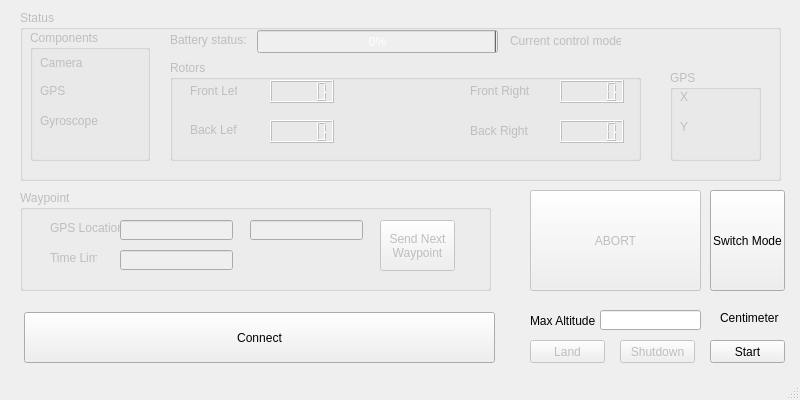
<?xml version="1.0" encoding="UTF-8"?>
<ui version="4.0">
 <class>QuadCopterWindow</class>
 <widget class="QMainWindow" name="QuadCopterWindow">
  <property name="geometry">
   <rect>
    <x>0</x>
    <y>0</y>
    <width>800</width>
    <height>400</height>
   </rect>
  </property>
  <property name="minimumSize">
   <size>
    <width>800</width>
    <height>400</height>
   </size>
  </property>
  <property name="maximumSize">
   <size>
    <width>800</width>
    <height>400</height>
   </size>
  </property>
  <property name="windowTitle">
   <string>Quadcopter</string>
  </property>
  <widget class="QWidget" name="centralwidget">
   <widget class="QGroupBox" name="StatusBox">
    <property name="enabled">
     <bool>false</bool>
    </property>
    <property name="geometry">
     <rect>
      <x>20</x>
      <y>10</y>
      <width>761</width>
      <height>171</height>
     </rect>
    </property>
    <property name="title">
     <string>Status</string>
    </property>
    <widget class="QGroupBox" name="ComponentBox">
     <property name="geometry">
      <rect>
       <x>10</x>
       <y>20</y>
       <width>120</width>
       <height>131</height>
      </rect>
     </property>
     <property name="title">
      <string>Components</string>
     </property>
     <widget class="QLabel" name="CameraText">
      <property name="geometry">
       <rect>
        <x>10</x>
        <y>22</y>
        <width>47</width>
        <height>21</height>
       </rect>
      </property>
      <property name="text">
       <string>Camera</string>
      </property>
     </widget>
     <widget class="QLabel" name="GPSText">
      <property name="geometry">
       <rect>
        <x>10</x>
        <y>50</y>
        <width>47</width>
        <height>21</height>
       </rect>
      </property>
      <property name="text">
       <string>GPS</string>
      </property>
     </widget>
     <widget class="QLabel" name="GyroscopeText">
      <property name="geometry">
       <rect>
        <x>10</x>
        <y>80</y>
        <width>61</width>
        <height>21</height>
       </rect>
      </property>
      <property name="text">
       <string>Gyroscope</string>
      </property>
     </widget>
    </widget>
    <widget class="QGroupBox" name="RotorsBox">
     <property name="geometry">
      <rect>
       <x>150</x>
       <y>50</y>
       <width>471</width>
       <height>101</height>
      </rect>
     </property>
     <property name="title">
      <string>Rotors</string>
     </property>
     <widget class="QLabel" name="label">
      <property name="geometry">
       <rect>
        <x>20</x>
        <y>20</y>
        <width>47</width>
        <height>21</height>
       </rect>
      </property>
      <property name="text">
       <string>Front Left</string>
      </property>
     </widget>
     <widget class="QLabel" name="label_2">
      <property name="geometry">
       <rect>
        <x>20</x>
        <y>60</y>
        <width>47</width>
        <height>20</height>
       </rect>
      </property>
      <property name="text">
       <string>Back Left</string>
      </property>
     </widget>
     <widget class="QLabel" name="label_3">
      <property name="geometry">
       <rect>
        <x>300</x>
        <y>20</y>
        <width>61</width>
        <height>21</height>
       </rect>
      </property>
      <property name="text">
       <string>Front Right</string>
      </property>
     </widget>
     <widget class="QLabel" name="label_4">
      <property name="geometry">
       <rect>
        <x>300</x>
        <y>60</y>
        <width>61</width>
        <height>21</height>
       </rect>
      </property>
      <property name="text">
       <string>Back Right</string>
      </property>
     </widget>
     <widget class="QLCDNumber" name="lcdNumber">
      <property name="geometry">
       <rect>
        <x>100</x>
        <y>20</y>
        <width>64</width>
        <height>23</height>
       </rect>
      </property>
     </widget>
     <widget class="QLCDNumber" name="lcdNumber_2">
      <property name="geometry">
       <rect>
        <x>100</x>
        <y>60</y>
        <width>64</width>
        <height>23</height>
       </rect>
      </property>
     </widget>
     <widget class="QLCDNumber" name="lcdNumber_3">
      <property name="geometry">
       <rect>
        <x>390</x>
        <y>20</y>
        <width>64</width>
        <height>23</height>
       </rect>
      </property>
     </widget>
     <widget class="QLCDNumber" name="lcdNumber_4">
      <property name="geometry">
       <rect>
        <x>390</x>
        <y>60</y>
        <width>64</width>
        <height>23</height>
       </rect>
      </property>
     </widget>
    </widget>
    <widget class="QProgressBar" name="BatteryLevelBar">
     <property name="geometry">
      <rect>
       <x>237</x>
       <y>20</y>
       <width>241</width>
       <height>23</height>
      </rect>
     </property>
     <property name="maximum">
      <number>100</number>
     </property>
     <property name="value">
      <number>0</number>
     </property>
     <property name="textVisible">
      <bool>true</bool>
     </property>
     <property name="invertedAppearance">
      <bool>true</bool>
     </property>
    </widget>
    <widget class="QLabel" name="BatteryText">
     <property name="geometry">
      <rect>
       <x>150</x>
       <y>20</y>
       <width>81</width>
       <height>20</height>
      </rect>
     </property>
     <property name="text">
      <string>Battery status:</string>
     </property>
    </widget>
    <widget class="QLabel" name="CurrentModeText">
     <property name="geometry">
      <rect>
       <x>490</x>
       <y>20</y>
       <width>111</width>
       <height>21</height>
      </rect>
     </property>
     <property name="text">
      <string>Current control mode: </string>
     </property>
    </widget>
    <widget class="QGroupBox" name="groupBox_2">
     <property name="geometry">
      <rect>
       <x>650</x>
       <y>60</y>
       <width>91</width>
       <height>91</height>
      </rect>
     </property>
     <property name="title">
      <string>GPS</string>
     </property>
     <widget class="QLabel" name="label_8">
      <property name="geometry">
       <rect>
        <x>10</x>
        <y>20</y>
        <width>47</width>
        <height>13</height>
       </rect>
      </property>
      <property name="text">
       <string>X</string>
      </property>
     </widget>
     <widget class="QLabel" name="label_9">
      <property name="geometry">
       <rect>
        <x>10</x>
        <y>50</y>
        <width>47</width>
        <height>13</height>
       </rect>
      </property>
      <property name="text">
       <string>Y</string>
      </property>
     </widget>
    </widget>
   </widget>
   <widget class="QGroupBox" name="groupBox">
    <property name="enabled">
     <bool>false</bool>
    </property>
    <property name="geometry">
     <rect>
      <x>20</x>
      <y>190</y>
      <width>471</width>
      <height>101</height>
     </rect>
    </property>
    <property name="title">
     <string>Waypoint</string>
    </property>
    <property name="checkable">
     <bool>false</bool>
    </property>
    <widget class="QLabel" name="label_6">
     <property name="geometry">
      <rect>
       <x>30</x>
       <y>60</y>
       <width>47</width>
       <height>16</height>
      </rect>
     </property>
     <property name="text">
      <string>Time Limit</string>
     </property>
    </widget>
    <widget class="QLabel" name="label_7">
     <property name="geometry">
      <rect>
       <x>30</x>
       <y>30</y>
       <width>71</width>
       <height>16</height>
      </rect>
     </property>
     <property name="text">
      <string>GPS Location</string>
     </property>
    </widget>
    <widget class="QLineEdit" name="lineEdit">
     <property name="geometry">
      <rect>
       <x>100</x>
       <y>30</y>
       <width>113</width>
       <height>20</height>
      </rect>
     </property>
    </widget>
    <widget class="QLineEdit" name="lineEdit_2">
     <property name="geometry">
      <rect>
       <x>230</x>
       <y>30</y>
       <width>113</width>
       <height>20</height>
      </rect>
     </property>
    </widget>
    <widget class="QLineEdit" name="lineEdit_4">
     <property name="geometry">
      <rect>
       <x>100</x>
       <y>60</y>
       <width>113</width>
       <height>20</height>
      </rect>
     </property>
    </widget>
    <widget class="QPushButton" name="pushButton_6">
     <property name="geometry">
      <rect>
       <x>360</x>
       <y>30</y>
       <width>75</width>
       <height>51</height>
      </rect>
     </property>
     <property name="text">
      <string>Send Next
Waypoint</string>
     </property>
     <property name="autoRepeat">
      <bool>false</bool>
     </property>
     <property name="autoExclusive">
      <bool>false</bool>
     </property>
    </widget>
   </widget>
   <widget class="QPushButton" name="pushButton">
    <property name="enabled">
     <bool>false</bool>
    </property>
    <property name="geometry">
     <rect>
      <x>530</x>
      <y>340</y>
      <width>75</width>
      <height>23</height>
     </rect>
    </property>
    <property name="text">
     <string>Land</string>
    </property>
   </widget>
   <widget class="QPushButton" name="pushButton_2">
    <property name="enabled">
     <bool>false</bool>
    </property>
    <property name="geometry">
     <rect>
      <x>530</x>
      <y>190</y>
      <width>171</width>
      <height>101</height>
     </rect>
    </property>
    <property name="autoFillBackground">
     <bool>false</bool>
    </property>
    <property name="text">
     <string>ABORT</string>
    </property>
   </widget>
   <widget class="QPushButton" name="pushButton_3">
    <property name="enabled">
     <bool>false</bool>
    </property>
    <property name="geometry">
     <rect>
      <x>620</x>
      <y>340</y>
      <width>75</width>
      <height>23</height>
     </rect>
    </property>
    <property name="text">
     <string>Shutdown</string>
    </property>
   </widget>
   <widget class="QPushButton" name="pushButton_4">
    <property name="geometry">
     <rect>
      <x>710</x>
      <y>190</y>
      <width>75</width>
      <height>101</height>
     </rect>
    </property>
    <property name="text">
     <string>Switch Mode</string>
    </property>
   </widget>
   <widget class="QPushButton" name="pushButton_5">
    <property name="geometry">
     <rect>
      <x>710</x>
      <y>340</y>
      <width>75</width>
      <height>23</height>
     </rect>
    </property>
    <property name="text">
     <string>Start</string>
    </property>
   </widget>
   <widget class="QLabel" name="label_5">
    <property name="geometry">
     <rect>
      <x>530</x>
      <y>310</y>
      <width>71</width>
      <height>21</height>
     </rect>
    </property>
    <property name="text">
     <string>Max Altitude</string>
    </property>
   </widget>
   <widget class="QLineEdit" name="lineEdit_3">
    <property name="geometry">
     <rect>
      <x>600</x>
      <y>310</y>
      <width>101</width>
      <height>20</height>
     </rect>
    </property>
   </widget>
   <widget class="QPushButton" name="pushButton_7">
    <property name="geometry">
     <rect>
      <x>24</x>
      <y>312</y>
      <width>471</width>
      <height>51</height>
     </rect>
    </property>
    <property name="text">
     <string>Connect</string>
    </property>
   </widget>
   <widget class="QLabel" name="label_10">
    <property name="geometry">
     <rect>
      <x>720</x>
      <y>310</y>
      <width>61</width>
      <height>16</height>
     </rect>
    </property>
    <property name="text">
     <string>Centimeter</string>
    </property>
   </widget>
  </widget>
  <widget class="QStatusBar" name="statusbar"/>
 </widget>
 <resources/>
 <connections/>
</ui>
